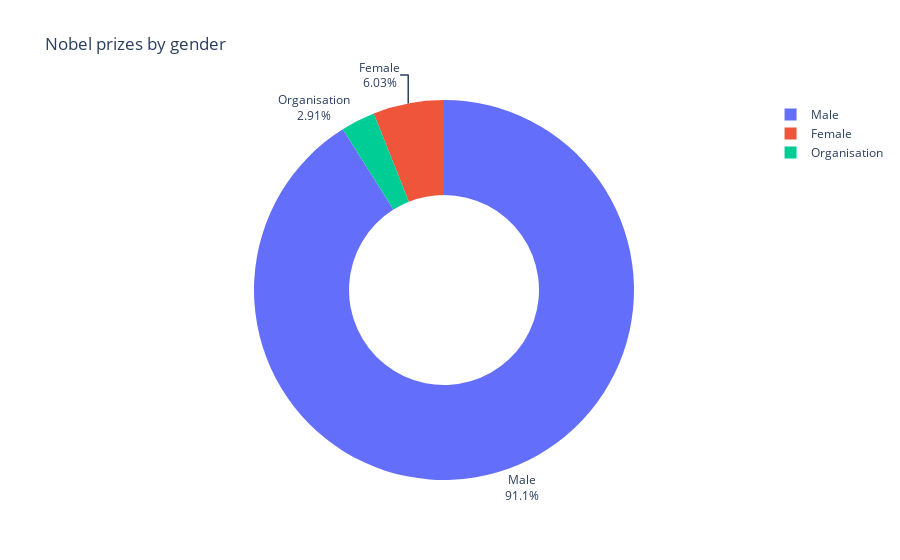

Notebook code cell kept with this figure:
### Code cell
fig = px.pie(gender_breakdown,
       names=['Male', 'Female', 'Organisation'],
       values=gender_breakdown.values,
       title="Nobel prizes by gender")

fig.update_traces(textposition='outside', textinfo='percent+label', hole=0.5)

fig.show()

### Figure 1 — Plotly figure (JSON) as saved in the notebook; plotly's stock layout.template omitted (floating-point values rounded to 4 significant figures)
{"data": [{"domain": {"x": [0, 1], "y": [0, 1]}, "hole": 0.5, "hovertemplate": "label=%{label}<br>value=%{value}<extra></extra>", "labels": ["Male", "Female", "Organisation"], "legendgroup": "", "name": "", "showlegend": true, "textinfo": "percent+label", "textposition": "outside", "type": "pie", "values": [876, 58, 28]}], "layout": {"legend": {"tracegroupgap": 0}, "title": {"text": "Nobel prizes by gender"}}}
